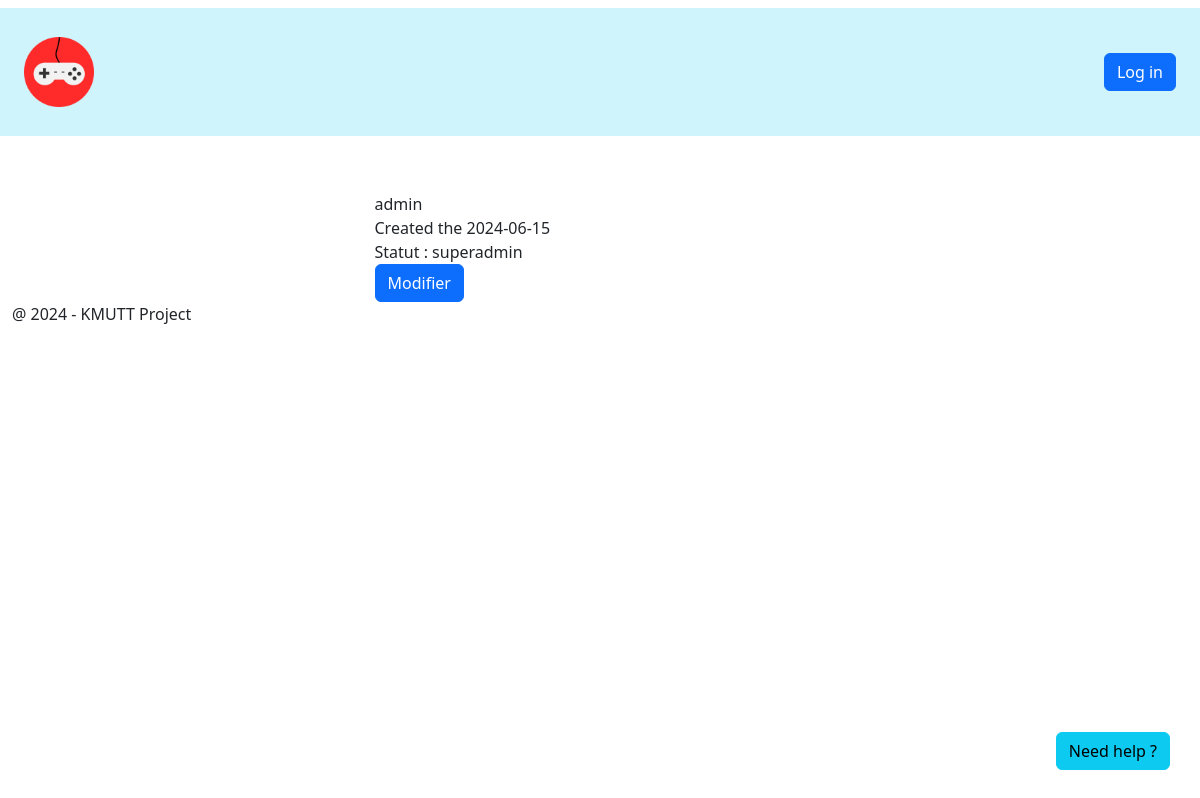
The app's page /pages/userList.php with its own data.
### tables this page shows
CREATE TABLE `USERS` (
  `ID` INT(11) NOT NULL,
  `USERNAME` VARCHAR(12) NOT NULL,
  `PASSWORD` VARCHAR(255) NOT NULL,
  `DATEOFCREATION` DATE NOT NULL DEFAULT CURRENT_TIMESTAMP(),
  `USERSTATUT` VARCHAR(25) NOT NULL DEFAULT 'user'
);

### authenticate.php (called while the page is built, shortened)
<?php
class Database
{
	function connect()
	{
		$DATABASE_HOST = 'localhost';
		$DATABASE_USER = 'Ouatson';
		$DATABASE_PASS = 'Passer321';
		$DATABASE_NAME = 'videogamestore';
		$conn = mysqli_connect($DATABASE_HOST, $DATABASE_USER, $DATABASE_PASS, $DATABASE_NAME);
		return $conn;
	}
}

### controllers/userController.php (called while the page is built, shortened)
<?php
class User extends Database
{
    private $conn;
    function __construct()
    {
        $this->conn = $this->connect();
    }
    function getAllUsers()
    {
        if ($stmt = $this->conn->prepare('SELECT * FROM users')) {
            $stmt->execute();
            $result = $stmt->get_result()->fetch_all();
            return $result;
        }
    }
}
?>

### pages/userList.php (the view, shortened to what this page needs)
<?php
require_once("../authenticate.php");
require_once("../controllers/userController.php");
$userObject = new User();
$usersDatabase = $userObject->getAllUsers();
?>
<!DOCTYPE html>
<html lang="en">
<head>
    <?php include "../includes/meta.php" ?>
</head>
<body>
    <?php include "../includes/header.php" ?>
    <main>
        <div class="container">
            <?php if (!empty($usersDatabase)) : ?>
                <?php foreach ($usersDatabase as $user) :
                    $id = $user[0];
                    $username = $user[1];
                    $dateOfCreation = $user[3];
                    $statut = $user[4];
                ?>
                    <div class="row mt-5">
                        <div class="col-5 mx-auto">
                            <div>
                                <span><?= $username ?></span>
                            </div>
                            <div> <span>Created the <?= $dateOfCreation ?></span></div>
                            <div> <span>Statut : <?= $statut ?></span></div>
                            <div>
                                <a href=<?= $ROOT_PATH . "/pages/userInformation.php?userId=" . $id ?>>
                                    <button type="button" class="btn btn-primary">Modifier</button>
                                </a>
                            </div>
                        </div>
                    </div>
                <?php endforeach; ?>
            <?php endif; ?>
        </div>
    </main>
    <?php include "../includes/footer.php" ?>
</body>
</html>

### assets/css/style.css (style rules this page uses)
a { text-decoration: none; }

### records on screen
users: USERNAME "admin", DATEOFCREATION "2024-06-15", USERSTATUT "superadmin"
